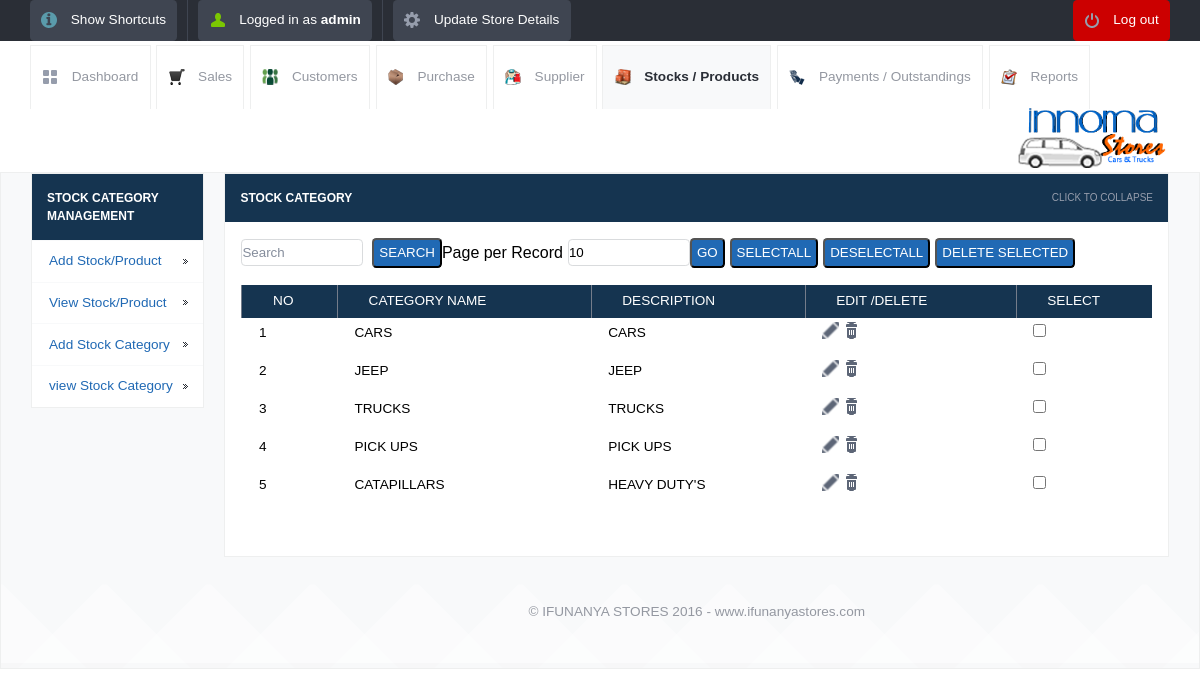
The page /view_category.php (signed in) on the database its author committed.
### tables this page shows
CREATE TABLE IF NOT EXISTS `category_details` (
  `id` int(10) unsigned NOT NULL AUTO_INCREMENT,
  `category_name` varchar(120) NOT NULL,
  `category_description` varchar(250) NOT NULL,
  PRIMARY KEY (`id`)
);

### init.php (called while the page is built, shortened)
<?php
	$POSNIC = array();
	$POSNIC['username'] = $_SESSION['username'];
	$POSNIC['usertype'] = $_SESSION['usertype'];
	$POSNIC['msg'] 		= '';
?>

### view_category.php (the view, shortened to what this page needs)
<?php
include_once("init.php");
?>
<!DOCTYPE html>
<html lang="en">
<head>
	<link rel="stylesheet" href="css/style.css">
	<?php include_once("tpl/common_js.php"); ?>
<link rel="stylesheet"  href="dist/js/jquery.alerts.css" >
</head>
<body>
	<?php include_once("tpl/top_bar.php"); ?>
	<div id="header-with-tabs">
		<div class="page-full-width cf">
			<ul id="tabs" class="fl">
                                <li><a href="dashboard.php" class="dashboard-tab">Dashboard</a></li>
				<li><a href="view_sales.php" class="sales-tab">Sales</a></li>
				<li><a href="view_customers.php" class=" customers-tab">Customers</a></li>
				<li><a href="view_purchase.php" class="purchase-tab">Purchase</a></li>
				<li><a href="view_supplier.php" class=" supplier-tab">Supplier</a></li>
				<li><a href="view_product.php" class="active-tab stock-tab">Stocks / Products</a></li>
				<li><a href="view_payments.php" class="payment-tab">Payments / Outstandings</a></li>
				<li><a href="view_report.php" class="report-tab">Reports</a></li>
			</ul>
			<a href="#" id="company-branding-small" class="fr"><img src="<?php if(isset($_SESSION['logo'])) { echo "upload/".$_SESSION['logo'];}else{ echo "upload/posnic.png"; } ?>" alt="Point of Sale" /></a>
		</div>
	</div>
	<div id="content">
		<div class="page-full-width cf">
			<div class="side-menu fl">
				<h3>Stock Category Management</h3>
				<ul>
					<li><a href="add_stock.php">Add Stock/Product</a></li>
					<li><a href="view_product.php">View Stock/Product</a></li>
					<li><a href="add_category.php">Add Stock Category</a></li>
					<li><a href="view_category.php">view Stock Category</a></li>
				</ul>
			</div>
			<div class="side-content fr">
				<div class="content-module">
					<div class="content-module-heading cf">
						<h3 class="fl">Stock Category</h3>
						<span class="fr expand-collapse-text">Click to collapse</span>
					</div>
						<div class="content-module-main cf">
					<table>
<form action="" method="post" name="search" >
    <input name="searchtxt" type="text" class="round my_text_box" placeholder="Search" >
&nbsp;&nbsp;<input name="Search" type="submit" class="my_button round blue   text-upper" value="Search">
</form>
 <form action="" method="get" name="limit_go">
    Page per Record<input name="limit" type="text" class="round my_text_box" id="search_limit" style="margin-left:5px;" value="<?php if(isset($_GET['limit'])) echo $_GET['limit']; else echo "10"; ?>" size="3" maxlength="3">
    <input name="go"  type="button" value="Go" class=" round blue my_button  text-upper" onclick="return confirmLimitSubmit()">
</form>
<form name="deletefiles" action="delete.php" method="post">
<input type="button" name="selectall" value="SelectAll" class="my_button round blue   text-upper" onClick="checkAll()"  style="margin-left:5px;"/>
<input type="button" name="unselectall" value="DeSelectAll" class="my_button round blue   text-upper" onClick="uncheckAll()" style="margin-left:5px;" />
<input name="dsubmit" type="button" value="Delete Selected" class="my_button round blue   text-upper" style="margin-left:5px;" onclick="return confirmDeleteSubmit()"/>
					<table>
		<?php
	$limit = 10;
	$page = $_GET['page'];
	if($page)
		$start = ($page - 1) * $limit;
	else
		$start = 0;
	$sql = "SELECT * FROM category_details LIMIT $start, $limit ";
	$result = mysql_query($sql);
	if ($page == 0) $page = 1;
	$pagination = "";
?>
							<tr>
								<th>No</th>
								<th >Category Name</th>
								<th>description </th>
								<th>Edit /Delete</th>
                                                                <th>Select</th>
							</tr>
<?php $i=1; $no=$page-1; $no=$no*$limit;
while($row = mysql_fetch_array($result))
{
 ?>
	<tr>
   <td> <?php echo $no+$i; ?></td>
   <td><?php echo $row['category_name']; ?></td>
   <td> <?php echo $row['category_description']; ?></td>
    <td>	<a href="update_category.php?sid=<?php echo $row['id'];?>&table=category_details&return=view_category.php"	class="table-actions-button ic-table-edit">
	</a>
	<a href="javascript:confirmSubmit(<?php echo $row['id'];?>,'category_details','view_category.php')" href="" class="table-actions-button ic-table-delete"></a>
	</td>
	<td><input type="checkbox" value="<?php echo $row['id']; ?>" name="checklist[]" id="check_box" /></td>
</tr>
<?php $i++; } ?>
 <tr>
       <td align="center"><div style="margin-left:20px;"><?php echo $pagination; ?></div></td>
      </tr>
</table>
</form>
		</div>
	</div>
			<?php require_once('footer.php');?>
</body>
</html>

### tpl/common_js.php (shortened to what this page needs)
<link rel="stylesheet" href="css/cmxform.css">

### tpl/top_bar.php (shortened to what this page needs)
<div id="top-bar">
	<div class="page-full-width cf">
		<ul id="nav" class="fl">
			<li class="v-sep"><a href="javascript:void(0);" onclick="javascript:window.open('shortcuts.html','myNewWinsr','width=600,height=110,toolbar=0,menubar=no,status=no,resizable=yes,location=no,directories=no,scrollbars=yes');" class="round button dark ic-info image-left">Show Shortcuts</a></li>
			<li class="v-sep"><a href="#" class="round button dark menu-user image-left">Logged in as <strong><?php echo $POSNIC['username'] ?></strong></a>
			</li>
		<li><a href="update_details.php" class="round button dark menu-settings image-left">Update Store Details</a></li>
		</ul>
		<form action="#" method="POST" id="search-form" class="fr">
			<fieldset>
                                   <a href="logout.php" class="round button dark menu-logoff image-left" style="background-color: #cc0000">Log out</a>
			</fieldset>
		</form>
	</div>
</div>

### footer.php
<div id="footer">
	<p>&copy IFUNANYA STORES 2016 - www.ifunanyastores.com </p>
</div>

### rows shown on the page
category_details: i "1", category_name "CARS", category_description "CARS"
category_details: i "2", category_name "JEEP", category_description "JEEP"
category_details: i "3", category_name "TRUCKS", category_description "TRUCKS"
category_details: i "4", category_name "PICK UPS", category_description "PICK UPS"
category_details: i "5", category_name "CATAPILLARS", category_description "HEAVY DUTY'S"

### other values the page prints
$POSNIC['username'] "admin"
